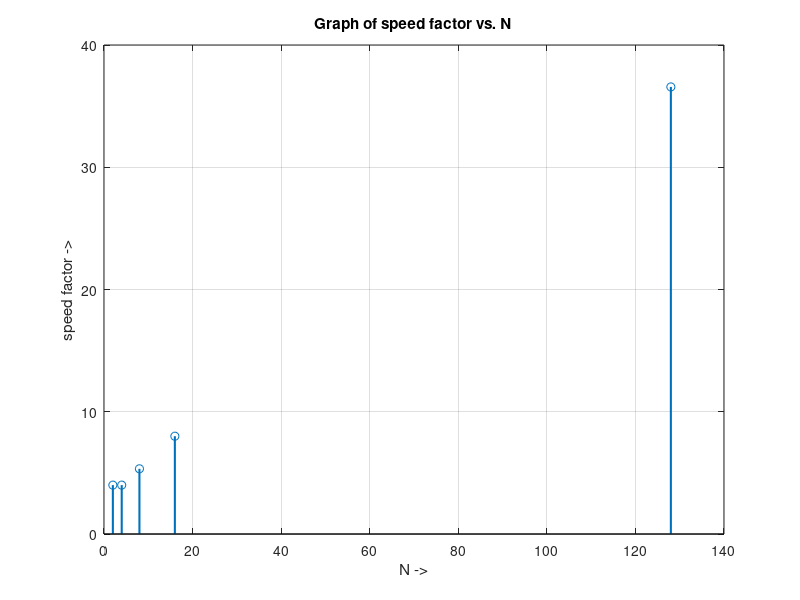

Here is the MATLAB script that generated this plot:
clc;
clear all;
close all;

% This code will calculate the speed factor for various values of N (
% length of sequence x[n] ) and plot the graph between them

N = [2 4 8 16 128]; % array to store length of sequence x[n]

sf_array = zeros(1,5); % array to store the speed factor for various values of N

% loop algorithm for calculation of dft using radix-2 fft algorithm
for i=1:5
    
    cm_dir = N(i)^2; % number of complex multiplications for direct method
    cm_radix2_fft = (N(i)/2)*(log2(N(i))); % number of complex multiplications for radix-2 fft method
    
    sf_array(i) = cm_dir/cm_radix2_fft; % calculation and storage of speed factor in sf_array
    
end

% Graph of speed factor vs. length of sequence ( N )
figure;
stem(N,sf_array,'Linewidth',1.5);
xlabel('N ->');
ylabel('speed factor ->');
title('Graph of speed factor vs. N');
grid on;